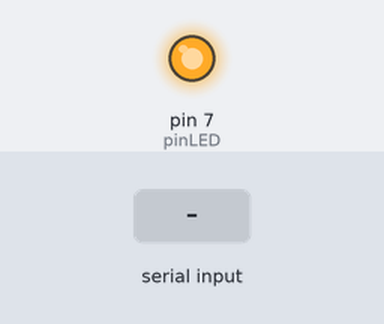
Recording of a sketch running on a simulated Arduino Uno, built with avr-gcc and run on an emulated ATmega328P. Shown: output pins drawn as LEDs (lit = HIGH). The inputs (shaded band) are chosen by the test bench. What the sketch prints to the serial monitor is not drawn.

Above: at 1.2 s.
1.3 s: "1" received over Serial
Timing chart, 0 to 4.3 s (numbered marks = the images above; inputs shaded):
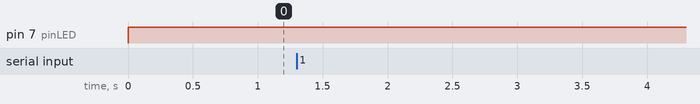

Measured:
- after the input at 1.3 s, every drawn part: stays the same

The sketch:

LED_toggle.ino
```cpp
const int pinLED = 7;
bool sw = true;
char toggle = 'a';

void setup() {
  Serial.begin(9600);
  pinMode(pinLED, OUTPUT);
}

void loop() {
  digitalWrite(pinLED, sw);
  if(Serial.available()){
    char ch = Serial.read();
    Serial.println(ch);
    if(toggle == ch){
      sw=!sw;
    }
  }
}
```
